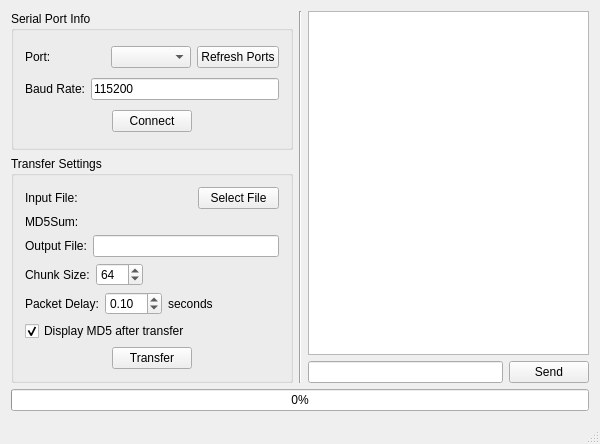
<?xml version="1.0" encoding="UTF-8"?>
<ui version="4.0">
 <class>MainWindow</class>
 <widget class="QMainWindow" name="MainWindow">
  <property name="geometry">
   <rect>
    <x>0</x>
    <y>0</y>
    <width>600</width>
    <height>444</height>
   </rect>
  </property>
  <property name="windowTitle">
   <string>Paddle</string>
  </property>
  <widget class="QWidget" name="centralWidget">
   <layout class="QVBoxLayout" name="verticalLayout_5">
    <item>
     <layout class="QHBoxLayout" name="horizontalLayout_10">
      <item>
       <layout class="QVBoxLayout" name="verticalLayout_4">
        <item>
         <widget class="QGroupBox" name="groupBox">
          <property name="title">
           <string>Serial Port Info</string>
          </property>
          <layout class="QVBoxLayout" name="verticalLayout">
           <item>
            <layout class="QHBoxLayout" name="horizontalLayout">
             <item>
              <widget class="QLabel" name="label_2">
               <property name="text">
                <string>Port:</string>
               </property>
              </widget>
             </item>
             <item>
              <widget class="QComboBox" name="_portsComboBox"/>
             </item>
             <item>
              <widget class="QPushButton" name="_refreshPushButton">
               <property name="text">
                <string>Refresh Ports</string>
               </property>
              </widget>
             </item>
            </layout>
           </item>
           <item>
            <layout class="QHBoxLayout" name="horizontalLayout_2">
             <item>
              <widget class="QLabel" name="label">
               <property name="text">
                <string>Baud Rate:</string>
               </property>
              </widget>
             </item>
             <item>
              <widget class="QLineEdit" name="_baudRateLineEdit">
               <property name="text">
                <string>115200</string>
               </property>
              </widget>
             </item>
            </layout>
           </item>
           <item>
            <layout class="QHBoxLayout" name="horizontalLayout_3">
             <item>
              <spacer name="horizontalSpacer">
               <property name="orientation">
                <enum>Qt::Horizontal</enum>
               </property>
               <property name="sizeHint" stdset="0">
                <size>
                 <width>40</width>
                 <height>20</height>
                </size>
               </property>
              </spacer>
             </item>
             <item>
              <widget class="QPushButton" name="_connectPushButton">
               <property name="text">
                <string>Connect</string>
               </property>
              </widget>
             </item>
             <item>
              <spacer name="horizontalSpacer_2">
               <property name="orientation">
                <enum>Qt::Horizontal</enum>
               </property>
               <property name="sizeHint" stdset="0">
                <size>
                 <width>40</width>
                 <height>20</height>
                </size>
               </property>
              </spacer>
             </item>
            </layout>
           </item>
          </layout>
         </widget>
        </item>
        <item>
         <widget class="QGroupBox" name="groupBox_2">
          <property name="title">
           <string>Transfer Settings</string>
          </property>
          <layout class="QVBoxLayout" name="verticalLayout_3">
           <item>
            <layout class="QHBoxLayout" name="horizontalLayout_4">
             <item>
              <widget class="QLabel" name="label_3">
               <property name="text">
                <string>Input File:</string>
               </property>
              </widget>
             </item>
             <item>
              <widget class="QLabel" name="_inputFileLabel">
               <property name="text">
                <string/>
               </property>
              </widget>
             </item>
             <item>
              <widget class="QPushButton" name="_selectFilePushButton">
               <property name="text">
                <string>Select File</string>
               </property>
              </widget>
             </item>
            </layout>
           </item>
           <item>
            <layout class="QHBoxLayout" name="horizontalLayout_11">
             <item>
              <widget class="QLabel" name="label_8">
               <property name="text">
                <string>MD5Sum:</string>
               </property>
              </widget>
             </item>
             <item>
              <widget class="QLabel" name="_md5sumLabel">
               <property name="text">
                <string/>
               </property>
              </widget>
             </item>
            </layout>
           </item>
           <item>
            <layout class="QHBoxLayout" name="horizontalLayout_5">
             <item>
              <widget class="QLabel" name="label_4">
               <property name="text">
                <string>Output File:</string>
               </property>
              </widget>
             </item>
             <item>
              <widget class="QLineEdit" name="_outputFileLineEdit"/>
             </item>
            </layout>
           </item>
           <item>
            <layout class="QHBoxLayout" name="horizontalLayout_7">
             <item>
              <widget class="QLabel" name="label_5">
               <property name="text">
                <string>Chunk Size:</string>
               </property>
              </widget>
             </item>
             <item>
              <widget class="QSpinBox" name="_chunkSizeSpinBox">
               <property name="maximum">
                <number>512</number>
               </property>
               <property name="value">
                <number>64</number>
               </property>
              </widget>
             </item>
             <item>
              <spacer name="horizontalSpacer_5">
               <property name="orientation">
                <enum>Qt::Horizontal</enum>
               </property>
               <property name="sizeHint" stdset="0">
                <size>
                 <width>40</width>
                 <height>20</height>
                </size>
               </property>
              </spacer>
             </item>
            </layout>
           </item>
           <item>
            <layout class="QHBoxLayout" name="horizontalLayout_8">
             <item>
              <widget class="QLabel" name="label_6">
               <property name="text">
                <string>Packet Delay:</string>
               </property>
              </widget>
             </item>
             <item>
              <widget class="QDoubleSpinBox" name="_packetDelaySpinBox">
               <property name="singleStep">
                <double>0.100000000000000</double>
               </property>
               <property name="value">
                <double>0.100000000000000</double>
               </property>
              </widget>
             </item>
             <item>
              <widget class="QLabel" name="label_7">
               <property name="text">
                <string>seconds</string>
               </property>
              </widget>
             </item>
             <item>
              <spacer name="horizontalSpacer_6">
               <property name="orientation">
                <enum>Qt::Horizontal</enum>
               </property>
               <property name="sizeHint" stdset="0">
                <size>
                 <width>40</width>
                 <height>20</height>
                </size>
               </property>
              </spacer>
             </item>
            </layout>
           </item>
           <item>
            <widget class="QCheckBox" name="_md5CheckBox">
             <property name="text">
              <string>Display MD5 after transfer</string>
             </property>
             <property name="checked">
              <bool>true</bool>
             </property>
            </widget>
           </item>
           <item>
            <layout class="QHBoxLayout" name="horizontalLayout_9">
             <item>
              <spacer name="horizontalSpacer_3">
               <property name="orientation">
                <enum>Qt::Horizontal</enum>
               </property>
               <property name="sizeHint" stdset="0">
                <size>
                 <width>40</width>
                 <height>20</height>
                </size>
               </property>
              </spacer>
             </item>
             <item>
              <widget class="QPushButton" name="_transferPushButton">
               <property name="text">
                <string>Transfer</string>
               </property>
              </widget>
             </item>
             <item>
              <spacer name="horizontalSpacer_4">
               <property name="orientation">
                <enum>Qt::Horizontal</enum>
               </property>
               <property name="sizeHint" stdset="0">
                <size>
                 <width>40</width>
                 <height>20</height>
                </size>
               </property>
              </spacer>
             </item>
            </layout>
           </item>
          </layout>
         </widget>
        </item>
       </layout>
      </item>
      <item>
       <widget class="Line" name="line">
        <property name="orientation">
         <enum>Qt::Vertical</enum>
        </property>
       </widget>
      </item>
      <item>
       <layout class="QVBoxLayout" name="verticalLayout_2">
        <item>
         <widget class="QTextBrowser" name="_textBrowser"/>
        </item>
        <item>
         <layout class="QHBoxLayout" name="horizontalLayout_6">
          <item>
           <widget class="QLineEdit" name="_commandLineEdit"/>
          </item>
          <item>
           <widget class="QPushButton" name="_sendPushButton">
            <property name="text">
             <string>Send</string>
            </property>
           </widget>
          </item>
         </layout>
        </item>
       </layout>
      </item>
     </layout>
    </item>
    <item>
     <widget class="QProgressBar" name="progressBar">
      <property name="value">
       <number>0</number>
      </property>
     </widget>
    </item>
   </layout>
  </widget>
  <widget class="QMenuBar" name="menuBar">
   <property name="geometry">
    <rect>
     <x>0</x>
     <y>0</y>
     <width>600</width>
     <height>20</height>
    </rect>
   </property>
  </widget>
  <widget class="QStatusBar" name="statusBar"/>
 </widget>
 <layoutdefault spacing="6" margin="11"/>
 <resources/>
 <connections/>
</ui>
